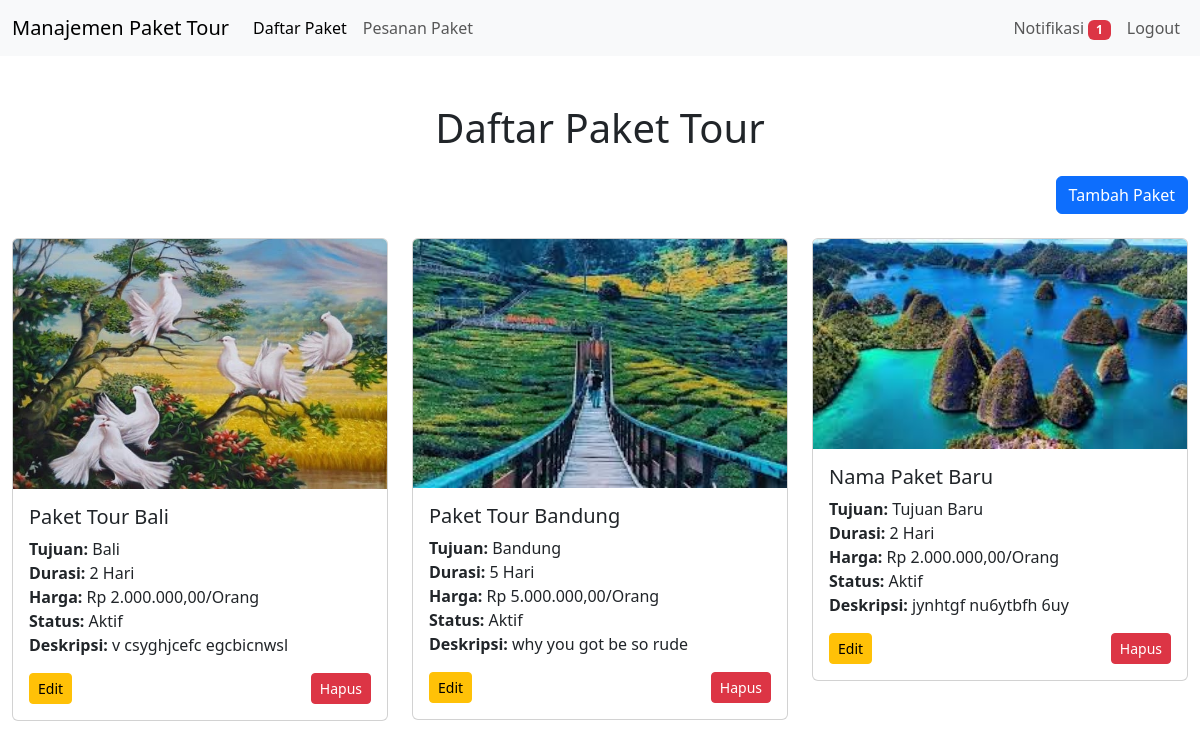
Page /Dashboard/admin.php (signed in) on the committed database.
### tables this page shows
CREATE TABLE `paket` (
  `id_paket` int(11) NOT NULL,
  `nama_paket` varchar(100) NOT NULL,
  `tujuan` varchar(150) NOT NULL,
  `durasi_hari` varchar(11) NOT NULL,
  `harga` varchar(45) NOT NULL,
  `status_paket` enum('Aktif','Nonaktif') NOT NULL,
  `deskripsi` text NOT NULL,
  `foto` varchar(250) DEFAULT NULL
);

### Dashboard/admin.php (the view, shortened to what this page needs)
<?php
require_once '../backend/notification.php';
$notifications = getNotifications();
$unread_count = 0;
foreach ($notifications as $notification) {
    if ($notification['is_read'] == 0) {
        $unread_count++;
    }
}
$sql = "SELECT id_paket, nama_paket, tujuan, durasi_hari, harga, status_paket, foto, deskripsi FROM paket";
$result = $conn->query($sql);
?>
<!DOCTYPE html>
<html lang="en">
<head>
    <link href="https://cdn.jsdelivr.net/npm/bootstrap@5.3.3/dist/css/bootstrap.min.css" rel="stylesheet">
</head>
<body>
<nav class="navbar navbar-expand-lg navbar-light bg-light">
    <div class="container-fluid">
        <a class="navbar-brand" href="#">Manajemen Paket Tour</a>
        <div class="collapse navbar-collapse" id="navbarNav">
            <ul class="navbar-nav me-auto">
                <li class="nav-item">
                    <a class="nav-link active" href="#">Daftar Paket</a>
                </li>
                <li class="nav-item">
                    <a class="nav-link" href="kelola_pesanan.php">Pesanan Paket</a>
                </li>
            </ul>
            <ul class="navbar-nav">
                <li class="nav-item">
                    <a class="nav-link" href="notifikasi.php">Notifikasi
                        <?php if ($unread_count > 0): ?>
                            <span class="badge bg-danger"><?php echo $unread_count; ?></span>
                        <?php endif; ?>
                    </a>
                </li>
                <li class="nav-item">
                    <a class="nav-link" href="../backend/logout.php">Logout</a>
                </li>
            </ul>
        </div>
    </div>
</nav>
<div class="container-fluid my-5">
    <h1 class="text-center mb-4">Daftar Paket Tour</h1>
    <div class="mb-4 text-end">
        <button class="btn btn-primary" data-bs-toggle="modal" data-bs-target="#addModal">Tambah Paket</button>
    </div>
    <div class="row">
        <?php
        if ($result->num_rows > 0) {
            while ($row = $result->fetch_assoc()) {
                echo '
                <div class="col-md-4">
                    <div class="card">';
                if (!empty($row['foto']) && file_exists("../uploads/" . $row['foto'])) {
                    echo '<img src="../uploads/' . htmlspecialchars($row['foto']) . '" class="card-img-top img-fluid" alt="Foto Paket">';
                } else {
                    echo '<img src="../uploads/default.jpg" class="card-img-top img-fluid" alt="Foto Default">';
                }
                echo '
                        <div class="card-body">
                            <h5 class="card-title">' . htmlspecialchars($row['nama_paket']) . '</h5>
                            <p class="card-text">
                                <strong>Tujuan:</strong> ' . htmlspecialchars($row['tujuan']) . '<br>
                                <strong>Durasi:</strong> ' . htmlspecialchars($row['durasi_hari']) . ' Hari<br>
                                <strong>Harga:</strong> Rp ' . number_format($row['harga'], 2, ',', '.') . '/Orang<br>
                                <strong>Status:</strong> ' . htmlspecialchars($row['status_paket']) . '<br>
                                <strong>Deskripsi:</strong> ' . nl2br(htmlspecialchars($row['deskripsi'])) . '
                            </p>
                            <div class="d-flex justify-content-between">
                                <a href="edit.php?id=' . htmlspecialchars($row['id_paket']) . '" class="btn btn-warning btn-sm">Edit</a>
                                <a href="delete.php?id=' . htmlspecialchars($row['id_paket']) . '"
                                   class="btn btn-danger btn-sm"
                                   onclick="return confirm(\'Yakin ingin menghapus paket ini?\')">Hapus</a>
                            </div>
                        </div>
                    </div>
                </div>';
            }
        } else {
            echo '<p class="text-center">Tidak ada paket tersedia.</p>';
        }
        ?>
    </div>
</div>
</body>
</html>

### Dashboard/admin.php (style rules this page uses)
body { overflow-x: hidden; }
.card { margin-bottom: 20px; }

### rows in the picture
paket: foto (picture), nama_paket "Paket Tour Bali", tujuan "Bali", durasi_hari "2", harga "2.000.000,00", status_paket "Aktif", deskripsi "v csyghjcefc egcbicnwsl"
paket: foto (picture), nama_paket "Paket Tour Bandung", tujuan "Bandung", durasi_hari "5", harga "5.000.000,00", status_paket "Aktif", deskripsi "why you got be so rude"
paket: foto (picture), nama_paket "Nama Paket Baru", tujuan "Tujuan Baru", durasi_hari "2", harga "2.000.000,00", status_paket "Aktif", deskripsi "jynhtgf nu6ytbfh 6uy"

### other values in the picture
$unread_count "1"
